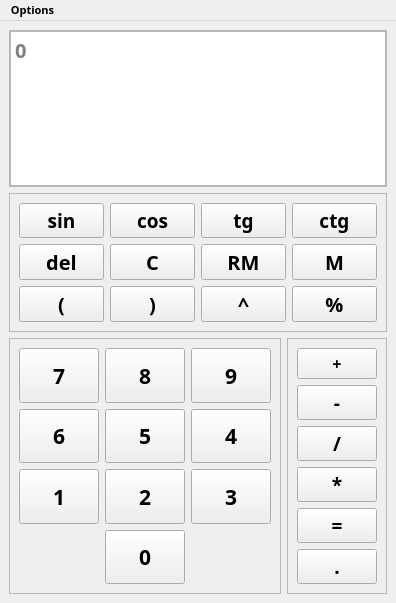
<?xml version="1.0" encoding="UTF-8"?>
<ui version="4.0">
 <class>MainWindow</class>
 <widget class="QMainWindow" name="MainWindow">
  <property name="geometry">
   <rect>
    <x>0</x>
    <y>0</y>
    <width>380</width>
    <height>603</height>
   </rect>
  </property>
  <property name="sizePolicy">
   <sizepolicy hsizetype="MinimumExpanding" vsizetype="MinimumExpanding">
    <horstretch>0</horstretch>
    <verstretch>0</verstretch>
   </sizepolicy>
  </property>
  <property name="font">
   <font>
    <family>Segoe Print</family>
    <pointsize>8</pointsize>
    <weight>75</weight>
    <bold>true</bold>
   </font>
  </property>
  <property name="windowTitle">
   <string>AwesomeCalculator</string>
  </property>
  <widget class="QWidget" name="centralwidget">
   <property name="font">
    <font>
     <pointsize>15</pointsize>
    </font>
   </property>
   <layout class="QGridLayout" name="gridLayout_3" rowstretch="2,0,0,0" columnstretch="0,0">
    <item row="2" column="0" colspan="2">
     <widget class="QFrame" name="frame_4">
      <property name="frameShape">
       <enum>QFrame::StyledPanel</enum>
      </property>
      <property name="frameShadow">
       <enum>QFrame::Raised</enum>
      </property>
      <layout class="QGridLayout" name="gridLayout_6">
       <item row="1" column="1">
        <widget class="QPushButton" name="cos_button">
         <property name="sizePolicy">
          <sizepolicy hsizetype="Expanding" vsizetype="Fixed">
           <horstretch>0</horstretch>
           <verstretch>0</verstretch>
          </sizepolicy>
         </property>
         <property name="font">
          <font>
           <family>Segoe Print</family>
           <pointsize>14</pointsize>
           <weight>75</weight>
           <bold>true</bold>
          </font>
         </property>
         <property name="text">
          <string>cos</string>
         </property>
        </widget>
       </item>
       <item row="1" column="2">
        <widget class="QPushButton" name="tan_button">
         <property name="sizePolicy">
          <sizepolicy hsizetype="Expanding" vsizetype="Fixed">
           <horstretch>0</horstretch>
           <verstretch>0</verstretch>
          </sizepolicy>
         </property>
         <property name="font">
          <font>
           <family>Segoe Print</family>
           <pointsize>14</pointsize>
           <weight>75</weight>
           <bold>true</bold>
          </font>
         </property>
         <property name="text">
          <string>tg</string>
         </property>
        </widget>
       </item>
       <item row="1" column="3">
        <widget class="QPushButton" name="cotan_button">
         <property name="sizePolicy">
          <sizepolicy hsizetype="Expanding" vsizetype="Fixed">
           <horstretch>0</horstretch>
           <verstretch>0</verstretch>
          </sizepolicy>
         </property>
         <property name="font">
          <font>
           <pointsize>14</pointsize>
          </font>
         </property>
         <property name="text">
          <string>ctg</string>
         </property>
        </widget>
       </item>
       <item row="1" column="0">
        <widget class="QPushButton" name="sin_button">
         <property name="sizePolicy">
          <sizepolicy hsizetype="Expanding" vsizetype="Fixed">
           <horstretch>0</horstretch>
           <verstretch>0</verstretch>
          </sizepolicy>
         </property>
         <property name="font">
          <font>
           <family>Segoe Print</family>
           <pointsize>14</pointsize>
           <weight>75</weight>
           <bold>true</bold>
          </font>
         </property>
         <property name="text">
          <string>sin</string>
         </property>
        </widget>
       </item>
       <item row="2" column="0">
        <widget class="QPushButton" name="del_button">
         <property name="text">
          <string>del</string>
         </property>
        </widget>
       </item>
       <item row="2" column="1">
        <widget class="QPushButton" name="clear_button">
         <property name="text">
          <string>C</string>
         </property>
        </widget>
       </item>
       <item row="2" column="2">
        <widget class="QPushButton" name="fromMem_button">
         <property name="text">
          <string>RM</string>
         </property>
        </widget>
       </item>
       <item row="2" column="3">
        <widget class="QPushButton" name="toMem_button">
         <property name="text">
          <string>M</string>
         </property>
        </widget>
       </item>
       <item row="3" column="0">
        <widget class="QPushButton" name="opparen_button">
         <property name="text">
          <string>(</string>
         </property>
        </widget>
       </item>
       <item row="3" column="1">
        <widget class="QPushButton" name="clparen_button">
         <property name="text">
          <string>)</string>
         </property>
        </widget>
       </item>
       <item row="3" column="2">
        <widget class="QPushButton" name="pow_button">
         <property name="text">
          <string>^</string>
         </property>
        </widget>
       </item>
       <item row="3" column="3">
        <widget class="QPushButton" name="mod_button">
         <property name="text">
          <string>%</string>
         </property>
        </widget>
       </item>
      </layout>
     </widget>
    </item>
    <item row="0" column="0" rowspan="2" colspan="2">
     <widget class="QScrollArea" name="scrollArea">
      <property name="sizePolicy">
       <sizepolicy hsizetype="Expanding" vsizetype="Minimum">
        <horstretch>0</horstretch>
        <verstretch>0</verstretch>
       </sizepolicy>
      </property>
      <property name="font">
       <font>
        <pointsize>15</pointsize>
       </font>
      </property>
      <property name="widgetResizable">
       <bool>true</bool>
      </property>
      <widget class="QWidget" name="scrollAreaWidgetContents">
       <property name="geometry">
        <rect>
         <x>0</x>
         <y>0</y>
         <width>360</width>
         <height>111</height>
        </rect>
       </property>
       <property name="sizePolicy">
        <sizepolicy hsizetype="Preferred" vsizetype="Ignored">
         <horstretch>0</horstretch>
         <verstretch>0</verstretch>
        </sizepolicy>
       </property>
       <property name="font">
        <font>
         <pointsize>14</pointsize>
        </font>
       </property>
       <layout class="QVBoxLayout" name="verticalLayout">
        <property name="leftMargin">
         <number>0</number>
        </property>
        <property name="topMargin">
         <number>0</number>
        </property>
        <property name="rightMargin">
         <number>0</number>
        </property>
        <property name="bottomMargin">
         <number>0</number>
        </property>
        <item>
         <widget class="QTextBrowser" name="result_field">
          <property name="sizePolicy">
           <sizepolicy hsizetype="Expanding" vsizetype="Ignored">
            <horstretch>0</horstretch>
            <verstretch>0</verstretch>
           </sizepolicy>
          </property>
          <property name="baseSize">
           <size>
            <width>0</width>
            <height>100</height>
           </size>
          </property>
          <property name="font">
           <font>
            <pointsize>15</pointsize>
           </font>
          </property>
          <property name="layoutDirection">
           <enum>Qt::LeftToRight</enum>
          </property>
          <property name="html">
           <string>&lt;!DOCTYPE HTML PUBLIC &quot;-//W3C//DTD HTML 4.0//EN&quot; &quot;http://www.w3.org/TR/REC-html40/strict.dtd&quot;&gt;
&lt;html&gt;&lt;head&gt;&lt;meta name=&quot;qrichtext&quot; content=&quot;1&quot; /&gt;&lt;style type=&quot;text/css&quot;&gt;
p, li { white-space: pre-wrap; }
&lt;/style&gt;&lt;/head&gt;&lt;body style=&quot; font-family:'Segoe Print'; font-size:15pt; font-weight:600; font-style:normal;&quot;&gt;
&lt;p style=&quot;-qt-paragraph-type:empty; margin-top:0px; margin-bottom:0px; margin-left:0px; margin-right:0px; -qt-block-indent:0; text-indent:0px;&quot;&gt;&lt;br /&gt;&lt;/p&gt;&lt;/body&gt;&lt;/html&gt;</string>
          </property>
          <property name="placeholderText">
           <string>0</string>
          </property>
         </widget>
        </item>
       </layout>
      </widget>
     </widget>
    </item>
    <item row="3" column="1">
     <widget class="QFrame" name="frame_2">
      <property name="sizePolicy">
       <sizepolicy hsizetype="Fixed" vsizetype="Expanding">
        <horstretch>0</horstretch>
        <verstretch>0</verstretch>
       </sizepolicy>
      </property>
      <property name="font">
       <font>
        <family>Segoe Script</family>
        <pointsize>14</pointsize>
        <weight>75</weight>
        <bold>true</bold>
       </font>
      </property>
      <property name="frameShape">
       <enum>QFrame::StyledPanel</enum>
      </property>
      <property name="frameShadow">
       <enum>QFrame::Raised</enum>
      </property>
      <layout class="QGridLayout" name="gridLayout_2">
       <item row="0" column="0">
        <widget class="QPushButton" name="plus_button">
         <property name="sizePolicy">
          <sizepolicy hsizetype="Expanding" vsizetype="Expanding">
           <horstretch>0</horstretch>
           <verstretch>0</verstretch>
          </sizepolicy>
         </property>
         <property name="font">
          <font>
           <pointsize>12</pointsize>
          </font>
         </property>
         <property name="text">
          <string>+</string>
         </property>
        </widget>
       </item>
       <item row="2" column="0">
        <widget class="QPushButton" name="division_button">
         <property name="sizePolicy">
          <sizepolicy hsizetype="Expanding" vsizetype="Expanding">
           <horstretch>0</horstretch>
           <verstretch>0</verstretch>
          </sizepolicy>
         </property>
         <property name="text">
          <string>/</string>
         </property>
        </widget>
       </item>
       <item row="4" column="0">
        <widget class="QPushButton" name="result_button">
         <property name="sizePolicy">
          <sizepolicy hsizetype="Expanding" vsizetype="Expanding">
           <horstretch>0</horstretch>
           <verstretch>0</verstretch>
          </sizepolicy>
         </property>
         <property name="text">
          <string>=</string>
         </property>
        </widget>
       </item>
       <item row="3" column="0">
        <widget class="QPushButton" name="mul_button">
         <property name="sizePolicy">
          <sizepolicy hsizetype="Expanding" vsizetype="Expanding">
           <horstretch>0</horstretch>
           <verstretch>0</verstretch>
          </sizepolicy>
         </property>
         <property name="text">
          <string>*</string>
         </property>
        </widget>
       </item>
       <item row="1" column="0">
        <widget class="QPushButton" name="minus_button">
         <property name="sizePolicy">
          <sizepolicy hsizetype="Expanding" vsizetype="Expanding">
           <horstretch>0</horstretch>
           <verstretch>0</verstretch>
          </sizepolicy>
         </property>
         <property name="text">
          <string>-</string>
         </property>
        </widget>
       </item>
       <item row="5" column="0">
        <widget class="QPushButton" name="dot_button">
         <property name="text">
          <string>.</string>
         </property>
        </widget>
       </item>
      </layout>
     </widget>
    </item>
    <item row="3" column="0">
     <widget class="QFrame" name="frame">
      <property name="sizePolicy">
       <sizepolicy hsizetype="Expanding" vsizetype="Expanding">
        <horstretch>0</horstretch>
        <verstretch>0</verstretch>
       </sizepolicy>
      </property>
      <property name="font">
       <font>
        <family>Segoe Print</family>
        <pointsize>16</pointsize>
        <weight>75</weight>
        <bold>true</bold>
       </font>
      </property>
      <property name="frameShape">
       <enum>QFrame::StyledPanel</enum>
      </property>
      <property name="frameShadow">
       <enum>QFrame::Raised</enum>
      </property>
      <layout class="QGridLayout" name="gridLayout">
       <item row="3" column="0">
        <widget class="QPushButton" name="one_button">
         <property name="sizePolicy">
          <sizepolicy hsizetype="Expanding" vsizetype="Expanding">
           <horstretch>0</horstretch>
           <verstretch>0</verstretch>
          </sizepolicy>
         </property>
         <property name="text">
          <string>1</string>
         </property>
        </widget>
       </item>
       <item row="3" column="2">
        <widget class="QPushButton" name="three_button">
         <property name="sizePolicy">
          <sizepolicy hsizetype="Expanding" vsizetype="Expanding">
           <horstretch>0</horstretch>
           <verstretch>0</verstretch>
          </sizepolicy>
         </property>
         <property name="text">
          <string>3</string>
         </property>
        </widget>
       </item>
       <item row="4" column="1">
        <widget class="QPushButton" name="zero_button">
         <property name="sizePolicy">
          <sizepolicy hsizetype="Expanding" vsizetype="Expanding">
           <horstretch>0</horstretch>
           <verstretch>0</verstretch>
          </sizepolicy>
         </property>
         <property name="text">
          <string>0</string>
         </property>
        </widget>
       </item>
       <item row="2" column="0">
        <widget class="QPushButton" name="six_button">
         <property name="sizePolicy">
          <sizepolicy hsizetype="Expanding" vsizetype="Expanding">
           <horstretch>0</horstretch>
           <verstretch>0</verstretch>
          </sizepolicy>
         </property>
         <property name="text">
          <string>6</string>
         </property>
        </widget>
       </item>
       <item row="3" column="1">
        <widget class="QPushButton" name="two_button">
         <property name="sizePolicy">
          <sizepolicy hsizetype="Expanding" vsizetype="Expanding">
           <horstretch>0</horstretch>
           <verstretch>0</verstretch>
          </sizepolicy>
         </property>
         <property name="text">
          <string>2</string>
         </property>
        </widget>
       </item>
       <item row="2" column="1">
        <widget class="QPushButton" name="five_button">
         <property name="sizePolicy">
          <sizepolicy hsizetype="Expanding" vsizetype="Expanding">
           <horstretch>0</horstretch>
           <verstretch>0</verstretch>
          </sizepolicy>
         </property>
         <property name="text">
          <string>5</string>
         </property>
        </widget>
       </item>
       <item row="1" column="2">
        <widget class="QPushButton" name="nine_button">
         <property name="sizePolicy">
          <sizepolicy hsizetype="Expanding" vsizetype="Expanding">
           <horstretch>0</horstretch>
           <verstretch>0</verstretch>
          </sizepolicy>
         </property>
         <property name="text">
          <string>9</string>
         </property>
        </widget>
       </item>
       <item row="2" column="2">
        <widget class="QPushButton" name="four_button">
         <property name="sizePolicy">
          <sizepolicy hsizetype="Expanding" vsizetype="Expanding">
           <horstretch>0</horstretch>
           <verstretch>0</verstretch>
          </sizepolicy>
         </property>
         <property name="text">
          <string>4</string>
         </property>
        </widget>
       </item>
       <item row="1" column="0">
        <widget class="QPushButton" name="seven_button">
         <property name="sizePolicy">
          <sizepolicy hsizetype="Expanding" vsizetype="Expanding">
           <horstretch>0</horstretch>
           <verstretch>0</verstretch>
          </sizepolicy>
         </property>
         <property name="text">
          <string>7</string>
         </property>
        </widget>
       </item>
       <item row="1" column="1">
        <widget class="QPushButton" name="eight_button">
         <property name="sizePolicy">
          <sizepolicy hsizetype="Expanding" vsizetype="Expanding">
           <horstretch>0</horstretch>
           <verstretch>0</verstretch>
          </sizepolicy>
         </property>
         <property name="text">
          <string>8</string>
         </property>
        </widget>
       </item>
      </layout>
     </widget>
    </item>
   </layout>
  </widget>
  <widget class="QMenuBar" name="menuBar">
   <property name="geometry">
    <rect>
     <x>0</x>
     <y>0</y>
     <width>380</width>
     <height>21</height>
    </rect>
   </property>
   <widget class="QMenu" name="menuOptions">
    <property name="title">
     <string>Options</string>
    </property>
    <addaction name="actionRegular"/>
    <addaction name="actionExtended"/>
    <addaction name="actionProgrammer"/>
   </widget>
   <addaction name="menuOptions"/>
  </widget>
  <action name="actionRegular">
   <property name="checkable">
    <bool>true</bool>
   </property>
   <property name="checked">
    <bool>true</bool>
   </property>
   <property name="text">
    <string>Regular</string>
   </property>
  </action>
  <action name="actionExtended">
   <property name="checkable">
    <bool>true</bool>
   </property>
   <property name="text">
    <string>Extended</string>
   </property>
  </action>
  <action name="actionProgrammer">
   <property name="checkable">
    <bool>true</bool>
   </property>
   <property name="text">
    <string>Programmer</string>
   </property>
  </action>
 </widget>
 <resources/>
 <connections/>
</ui>
